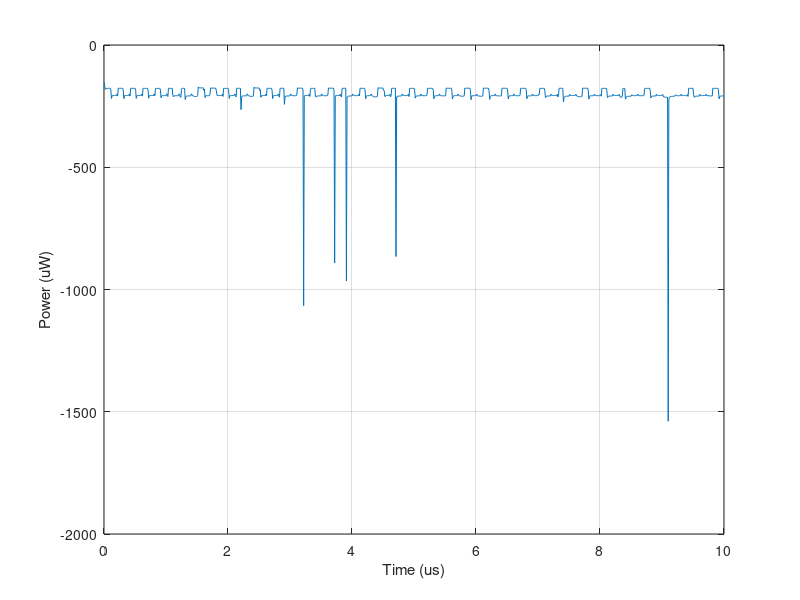

MATLAB code for this plot:
%% Load data
data = csvread('power.csv', 1, 0);
time = data(:, 1) * 1e6;
power = 1.2 * data(:, 2) * 1e6;

peak = max(power);
average = trapz(time, power) / (max(time) - min(time));

disp('peak');
disp(peak);
disp('average');
disp(average);

index = time < 10;

%% Plot power
plot(time(index), power(index));
xlabel('Time (us)');
ylabel('Power (uW)');
grid on;
saveas(gcf, 'layout_power.eps', 'epsc');
